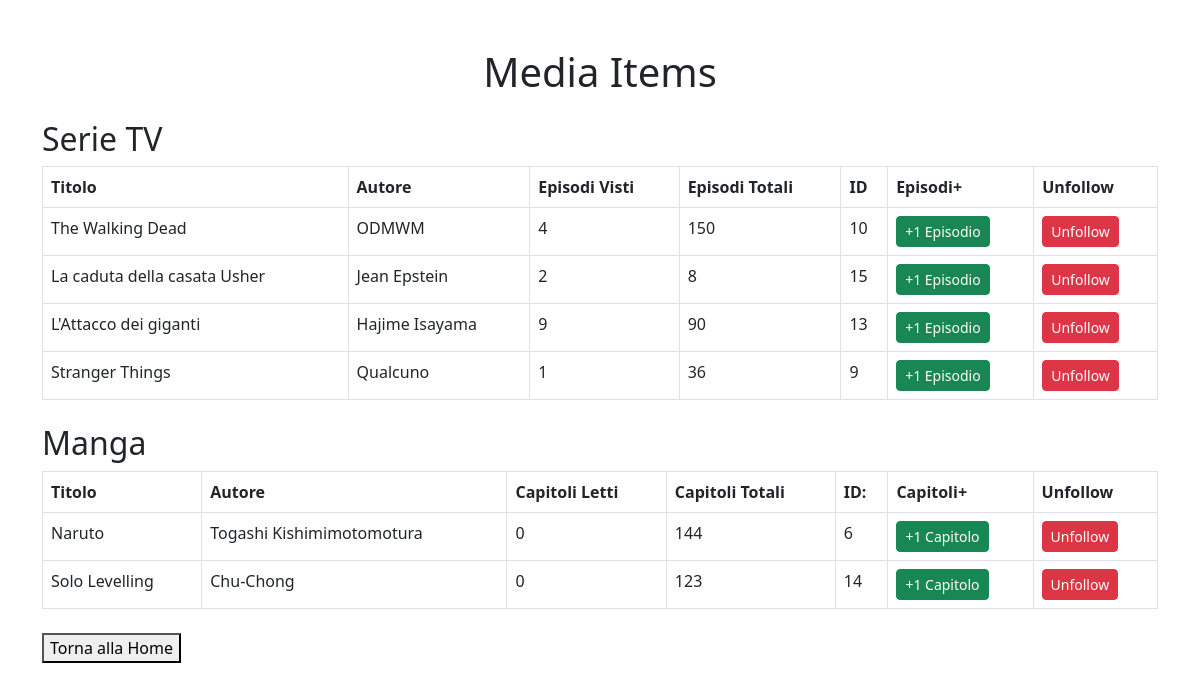
Page /user/userDashboard.php (signed in) on the committed database.
### tables this page shows
CREATE TABLE `media_items` (
  `media_item_id` int NOT NULL AUTO_INCREMENT,
  `title` varchar(255) NOT NULL,
  `description` text,
  `author` varchar(255) DEFAULT NULL,
  `media_type` varchar(255) NOT NULL,
  `release_date` date DEFAULT NULL,
  `created_at` timestamp NULL DEFAULT CURRENT_TIMESTAMP,
  `updated_at` timestamp NULL DEFAULT CURRENT_TIMESTAMP ON UPDATE CURRENT_TIMESTAMP,
  `stagioni_totali` int DEFAULT '0',
  `episodi_totali` int DEFAULT '0',
  `volumi_totali` int DEFAULT '0',
  `capitoli_totali` int DEFAULT '0',
  PRIMARY KEY (`media_item_id`)
);

### classes/User.php (called while the page is built, shortened)
<?php
class User
{
    private array $mediaItem = [];
    public function getMediaItem(): array
    {
        return $this->mediaItem;
    }
}

### util/dsn.php (called while the page is built)
<?php
 return [
    "dbname"    => "animanga",
    "host"      => "localhost",
    "user"      => "root",
    "password"  => "toor",
];

### classes/Database.php (called while the page is built, shortened)
<?php
class Database{
    private string $username;
    private string $password;
    private string $dsn;
    private ?PDO $connection =  null;
    public function __construct(array $array)
    {
        $this->db = $array['dbname'];
        $this->host = $array['host'];
        $this->username = $array['user'];
        $this->password = $array['password'];
        $this->dsn = "mysql:host=". $this->host.";"."dbname=". $this->db . ";" . "charset=utf8mb4";
    }
    public function connectToDatabase(): PDO{
        if ($this->connection === null) {
            try {
                $this->connection = new PDO($this->dsn, $this->username, $this->password);
                $this->connection->setAttribute(PDO::ATTR_ERRMODE, PDO::ERRMODE_EXCEPTION);
            } catch (PDOException $e) {
                echo "Errore di connessione: " . $e->getMessage();
            }
        }
        return $this->connection;
    }
}

### classes/MediaItem.php (called while the page is built, shortened)
<?php
class MediaItem implements CRUDInterface
{
    private int $id;
    private string $title;
    private string $author;
    private int $episodiTotali;
    private int $capitoliTotali;
    public function getId(): int
    {
        return $this->id;
    }
    public function getTitle(): string
    {
        return $this->title;
    }
    public function getAuthor(): string{
        return $this->author;
    }
    public function getEpisodiTotali(): int
    {
        return $this->episodiTotali;
    }
    public function getCapitoliTotali(): int
    {
        return $this->capitoliTotali;
    }
    public  function  loadMediaItem(int $id, Database $db):?MediaItem{
        $this->dbc = $db->connectToDatabase();
        $sql = "SELECT * FROM media_items WHERE media_item_id = :media_item_id";
        $stmt = $this->dbc->prepare($sql);
        $stmt->bindValue(':media_item_id', $id, PDO::PARAM_INT);
        try{
            $stmt->execute();
            $stmt->setFetchMode(PDO::FETCH_ASSOC);
            $array = $stmt->fetch();
            if($array){
            $this->id = $array['media_item_id'];
            $this->title = $array['title'];
            $this->author = $array['author'];
            $this->episodiTotali = $array['episodi_totali'];
            $this->capitoliTotali = $array['capitoli_totali'];
            return $this;
            }
            return null;
        }catch(PDOException $e){
            echo $e->getMessage();
            return null;
        }
    }
}

### user/userDashboard.php (the view, shortened to what this page needs)
<?php
require_once '../classes/User.php';
require_once '../classes/MediaItem.php';
require_once '../classes/Database.php';
$config = include "../util/dsn.php";
$db = new Database($config);
$user = $_SESSION['user'];
$arrOfMediaItems = [];
$arr = $user->getMediaItem();
foreach ($arr as $item) {
    $items = new MediaItem();
    $items = $items->loadMediaItem($item['media_item_id'],$db);
    if($items) {
        $arrOfMediaItems[] = $items;
    }
}
$tvSeries = [];
$manga = [];
foreach ($arrOfMediaItems as $item) {
    if($item->getMediaType() === "video")
        $tvSeries[] = $item;
    elseif($item->getMediaType() === "book")
        $manga[] = $item;
}
$arr2 = $user->getMediaItem();
?>
<!DOCTYPE html>
<html lang="en">
<head>
    <link rel="stylesheet" href="https://cdn.jsdelivr.net/npm/bootstrap@5.3.0/dist/css/bootstrap.min.css">
</head>
<body>
<div class="container my-5">
    <h1 class="text-center">Media Items</h1>
    <div class="my-4">
        <h2>Serie TV</h2>
        <?php if (empty($tvSeries)) : ?>
            <p class="text-muted">Nessuna serie TV trovata.</p>
        <?php else : ?>
            <table class="table table-bordered">
                <thead>
                <tr>
                    <th>Titolo</th>
                    <th>Autore</th>
                    <th>Episodi Visti</th>
                    <th>Episodi Totali</th>
                    <th>ID</th>
                    <th>Episodi+</th>
                    <th>Unfollow</th>
                </tr>
                </thead>
                <tbody>
                <?php foreach ($tvSeries as $tv) : ?>
                    <tr>
                        <td><?= htmlspecialchars($tv->getTitle()); ?></td>
                        <td><?= htmlspecialchars($tv->getAuthor()); ?></td>
                        <td>  <?php
                            $episodesWatched = 0;
                            foreach ($arr2 as $progress) {
                                if ($progress['media_item_id'] == $tv->getId()) {
                                    $episodesWatched = htmlspecialchars($progress['episodes_watched']);
                                    break;
                                }
                            }
                            echo $episodesWatched;
                            ?></td>
                        <td><?= htmlspecialchars($tv->getEpisodiTotali()); ?></td>
                        <td><?= htmlspecialchars($tv->getId()) ?></td>
                        <td>
                            <form method="POST" class="d-inline">
                                <button type="submit" name="increment" class="btn btn-success btn-sm">+1 Episodio</button>
                            </form>
                        </td>
                        <td> <form action="unfollow.php" method="POST" class="d-inline">
                                <button type="submit" class="btn btn-danger btn-sm">Unfollow</button>
                            </form></td>
                    </tr>
                <?php endforeach; ?>
                </tbody>
            </table>
        <?php endif; ?>
    </div>
    <div class="my-4">
        <h2>Manga</h2>
        <?php if (empty($manga)) : ?>
            <p class="text-muted">Nessun manga trovato.</p>
        <?php else : ?>
            <table class="table table-bordered">
                <thead>
                <tr>
                    <th>Titolo</th>
                    <th>Autore</th>
                    <th>Capitoli Letti</th>
                    <th>Capitoli Totali</th>
                    <th>ID:</th>
                    <th>Capitoli+</th>
                    <th>Unfollow</th>
                </tr>
                </thead>
                <tbody>
                <?php foreach ($manga as $m) : ?>
                    <tr>
                        <td><?= htmlspecialchars($m->getTitle()); ?></td>
                        <td><?= htmlspecialchars($m->getAuthor()); ?></td>
                        <td>
                            <?php
                            $chaptersRead = 0;
                            foreach ($arr2 as $progress) {
                                if ($progress['media_item_id'] == $m->getId()) {
                                    $chaptersRead = htmlspecialchars($progress['chapters_read']);
                                    break;
                                }
                            }
                            echo $chaptersRead;
                            ?>
                        </td>
                        <td><?= htmlspecialchars($m->getCapitoliTotali()); ?></td>
                        <td><?= htmlspecialchars($m->getId()); ?></td>
                        <td>
                            <form method="POST" class="d-inline">
                                <button type="submit" name="increment" class="btn btn-success btn-sm">+1 Capitolo</button>
                            </form>
                        </td>
                        <td> <form action="unfollow.php" method="POST" class="d-inline">
                                <button type="submit" class="btn btn-danger btn-sm">Unfollow</button>
                            </form></td>
                    </tr>
                <?php endforeach; ?>
                </tbody>
            </table>
        <?php endif; ?>
    </div>
    <a href="../index.php">
        <button type="button">Torna alla Home</button>
    </a>
</div>
</body>
</body>
</html>

### rows in the picture
media_items: title "The Walking Dead", author "ODMWM", episodi_totali "150", media_item_id "10"
media_items: stagioni_totali "4", title "Stranger Things", author "Qualcuno", episodi_totali "36", media_item_id "9"
media_items: title "La caduta della casata Usher", author "Jean Epstein", episodesWatched "2", episodi_totali "8", media_item_id "15", stagioni_totali "1"
media_items: title "L'Attacco dei giganti", author "Hajime Isayama", episodesWatched "9", episodi_totali "90", media_item_id "13"
media_items: title "Naruto", author "Togashi Kishimimotomotura", chaptersRead "0", capitoli_totali "144", media_item_id "6"
media_items: title "Solo Levelling", author "Chu-Chong", chaptersRead "0", capitoli_totali "123", media_item_id "14"
